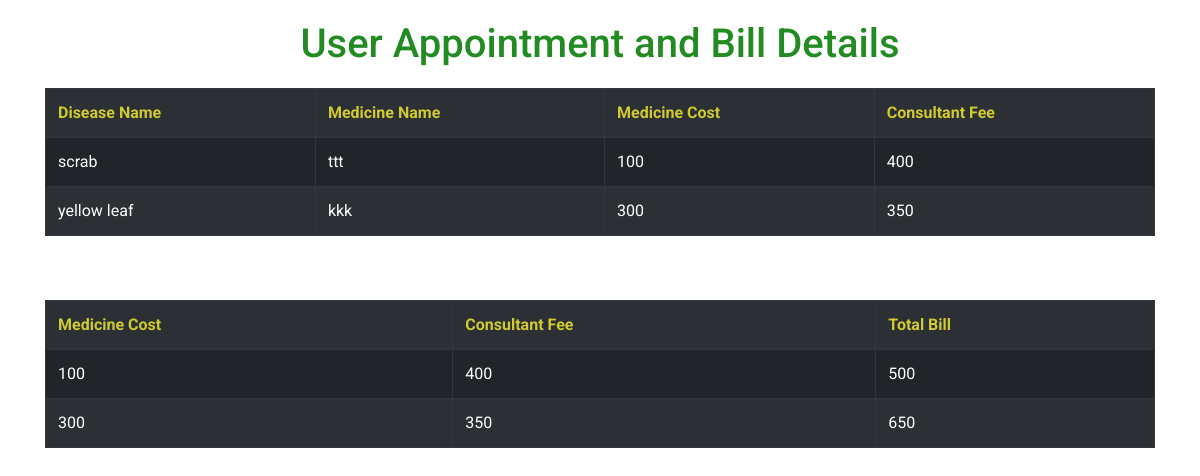
The app's page /check_bill.php with its own data.
### tables this page shows
CREATE TABLE `treatment` (
  `treat_id` int(100) NOT NULL,
  `disease_name` varchar(100) NOT NULL,
  `medi_name` varchar(100) NOT NULL,
  `medi_cost` int(100) NOT NULL,
  `consul_fee` int(100) NOT NULL
);

CREATE TABLE `farmer_bill` (
  `bill_id` int(100) NOT NULL,
  `medi_cost` int(100) NOT NULL,
  `consul_fee` int(100) NOT NULL,
  `tot_bill` int(100) NOT NULL
);

### check_bill.php (the view, shortened to what this page needs)
<!DOCTYPE html>
<html>
<head>
    <link href="//maxcdn.bootstrapcdn.com/bootstrap/4.0.0/css/bootstrap.min.css" rel="stylesheet" id="bootstrap-css">
    <link rel="stylesheet" href="assets/css/new_style.css">
</head>
<body style="margin-top:20px;">
   <div class="container">
    <?php
include('connection.php');
?>
    <h1 style="margin-bottom:20px; text-align:center;">User Appointment and Bill Details</h1>
    <table class="table table-striped table-dark">
        <tr>
            <th class="red">Disease Name</th>
            <th class="red">Medicine Name</th>
            <th class="red">Medicine Cost</th>
            <th class="red">Consultant Fee</th>
        </tr>
        <?php
                $sql = "SELECT disease_name,medi_name,medi_cost,consul_fee FROM treatment";
                $result = $conn->query($sql);
                if($result->num_rows>0)
                {
                    while($row = $result->fetch_assoc())
                    {
            ?>
        <tr>
            <td><?php echo $row['disease_name']; ?></td>
            <td><?php echo $row['medi_name']; ?></td>
            <td><?php echo $row['medi_cost']; ?></td>
            <td><?php echo $row['consul_fee']; ?></td>
        </tr>
        <?php } }
        else
        {
            echo "there is not any appointment or bill<br>";
        }?>
    </table>
<br><br>
    <table class="table table-striped table-dark">
        <tr>
            <th class="red">Medicine Cost</th>
            <th class="red">Consultant Fee</th>
            <th class="red">Total Bill</th>
        </tr>
        <?php
                $sql = "SELECT medi_cost,consul_fee,tot_bill FROM farmer_bill";
                $result = $conn->query($sql);
                if($result->num_rows>0)
                {
                    while($row = $result->fetch_assoc())
                    {
            ?>
        <tr>
           <td><?php echo $row['medi_cost']; ?></td>
           <td><?php echo $row['consul_fee']; ?></td>
           <td><?php echo $row['tot_bill']; ?></td>
        </tr>
        <?php } }
        else
        {
            echo "there is not any appointment or bill<br>";
        }?>
    </table>
</div>
</body>
</html>

### assets/css/new_style.css (style rules this page uses)
body { font-family: 'Roboto', sans-serif; }
h1 { color: forestgreen }
.red { color: #d0cb2e; }

### check_bill.php (style rules this page uses)
table { border-collapse: collapse; }
table, th, td { border: 1px solid black; }

### records on screen
treatment: disease_name "scrab", medi_name "ttt", medi_cost "100", consul_fee "400"
treatment: disease_name "yellow leaf", medi_name "kkk", medi_cost "300", consul_fee "350"
farmer_bill: medi_cost "100", consul_fee "400", tot_bill "500"
farmer_bill: medi_cost "300", consul_fee "350", tot_bill "650"
